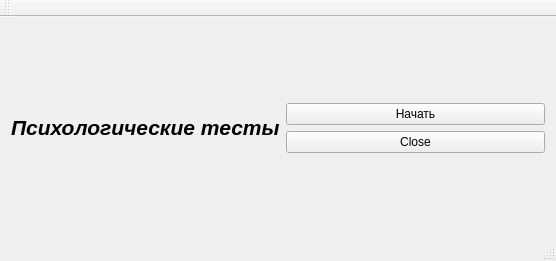
<?xml version="1.0" encoding="UTF-8"?>
<ui version="4.0">
 <class>MainWindow</class>
 <widget class="QMainWindow" name="MainWindow">
  <property name="geometry">
   <rect>
    <x>0</x>
    <y>0</y>
    <width>556</width>
    <height>261</height>
   </rect>
  </property>
  <property name="windowTitle">
   <string>MainWindow</string>
  </property>
  <widget class="QWidget" name="centralWidget">
   <layout class="QGridLayout" name="gridLayout_2">
    <item row="0" column="0">
     <layout class="QGridLayout" name="gridLayout">
      <item row="0" column="0">
       <widget class="QLabel" name="label">
        <property name="text">
         <string>&lt;html&gt;&lt;head/&gt;&lt;body&gt;&lt;p&gt;&lt;span style=&quot; font-size:16pt; font-weight:600; font-style:italic;&quot;&gt;Психологические тесты&lt;/span&gt;&lt;/p&gt;&lt;/body&gt;&lt;/html&gt;</string>
        </property>
       </widget>
      </item>
      <item row="0" column="1">
       <layout class="QVBoxLayout" name="verticalLayout">
        <item>
         <widget class="QPushButton" name="nachaloButton">
          <property name="text">
           <string>Начать</string>
          </property>
         </widget>
        </item>
        <item>
         <widget class="QPushButton" name="closeButton_for_Begin">
          <property name="text">
           <string>Close</string>
          </property>
         </widget>
        </item>
       </layout>
      </item>
     </layout>
    </item>
   </layout>
  </widget>
  <widget class="QMenuBar" name="menuBar">
   <property name="geometry">
    <rect>
     <x>0</x>
     <y>0</y>
     <width>556</width>
     <height>21</height>
    </rect>
   </property>
  </widget>
  <widget class="QToolBar" name="mainToolBar">
   <attribute name="toolBarArea">
    <enum>TopToolBarArea</enum>
   </attribute>
   <attribute name="toolBarBreak">
    <bool>false</bool>
   </attribute>
  </widget>
  <widget class="QStatusBar" name="statusBar"/>
  <action name="actionnew">
   <property name="text">
    <string>Об авторе</string>
   </property>
  </action>
  <action name="action">
   <property name="text">
    <string>Об тестах</string>
   </property>
  </action>
 </widget>
 <layoutdefault spacing="6" margin="11"/>
 <resources/>
 <connections/>
</ui>
